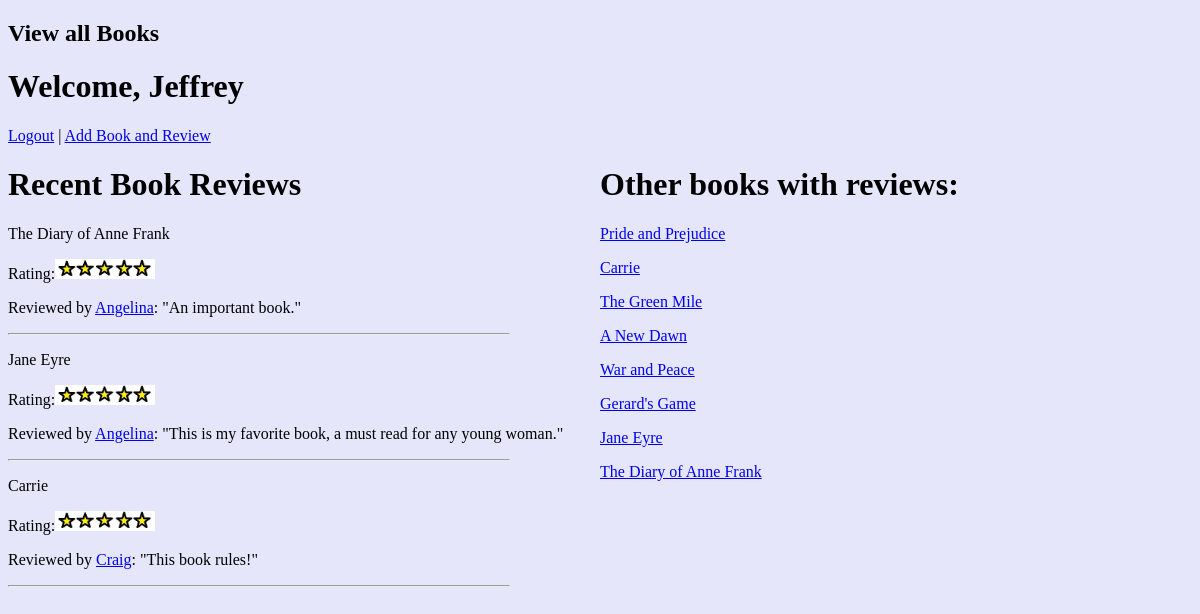
Screenshot of /books (signed in) with the database file from the repository.
### dojo_app/models.py (models this page shows)
class User(models.Model):
    first_name = models.CharField(max_length=255)
    alias = models.CharField(max_length=255)
    email = models.EmailField(max_length=255)
    password = models.CharField(max_length=255)
    updated_at = models.DateTimeField(auto_now=True)
    created_at = models.DateTimeField(auto_now_add = True)
    objects = UserManager()

class Review(models.Model):
    user = models.ForeignKey(User, related_name="reviews", on_delete = models.CASCADE)
    book = models.ForeignKey(Book, related_name="book_reviews", on_delete = models.CASCADE)
    review = models.TextField()
    rating = models.CharField(max_length=10)
    created_at = models.DateTimeField(auto_now_add = True)
    updated_at = models.DateTimeField(auto_now=True)
    objects = ReviewManager()

class Book(models.Model):
    title = models.CharField(max_length= 255)
    author = models.CharField(max_length=255)
    created_at = models.DateTimeField(auto_now_add=True)
    updated_at = models.DateTimeField(auto_now=True)
    objects = BookManager()

### dojo_app/views.py (the view)
# urls.py: path('books', views.success),
def success(request):
    if 'user_id' not in request.session:
        return redirect('/')
    this_user = User.objects.filter(id = request.session['user_id'])
    all_users= User.objects.all()
    all_books=Book.objects.all()
    recent_reviews=Review.objects.all().order_by("-created_at")
    recent_three=[recent_reviews[0],recent_reviews[1], recent_reviews[2]]
    context = {
        "current_user" : this_user[0], #grabs from session rather than database to prevent refreshing into login
        "all_users": all_users,
        "all_books": all_books,
        "recent_three":recent_three,#changed to be recent reviews, not books
        }
    return render(request, "success.html", context)

### dojo_app/templates/success.html (shortened to what this page needs)
<!DOCTYPE html>
<html lang = "en">
<head>
    {% load static %}
    <link rel="stylesheet" href="{% static 'background-color.css' %}">
</head>
<body>
    {% load staticfiles %}
    <header id="add-header">
        <h2>View all Books</h2>
        <h1 id="welcome-add">Welcome, {{ current_user.first_name }}</h1>
        <a id = "logout-add" href="/logout">Logout</a> | <a id = "logout-add" href="/books/add">Add Book and Review</a>
    </header>
    <div id="all-books-container">
        <div id="current-book">
            <h1>Recent Book Reviews</h1>
            {% for item in recent_three %}
                <p> {{ item.book.title }} </p>
                    {% if item.rating == "5" %}
                        Rating:<img src="{% static 'five-stars.jpg' %}" alt="5-star" class="image">
                    {% elif item.rating == "4" %}
                        Rating:<img src="{% static 'four-stars.jpg' %}" alt="4-star" class="image">
                    {% elif item.rating == "3" %}
                        Rating:<img src="{% static 'three-stars.jpg' %}" alt="3-star" class="image">
                    {% elif item.rating == "2" %}
                        Rating:<img src="{% static 'two-stars.jpg' %}" alt="2-star" class="image">
                    {% elif item.rating == "1" %}
                        Rating:<img src="{% static 'one-star.jpg' %}" alt="1-star" class="image">
                    {% endif %}
                <p>Reviewed by <a href = "/users/{{ item.user.id }}">{{ item.user.first_name }}</a>: "{{ item.review }}" </p>
                <hr>
            {% endfor %}
        </div>
        <div id="users-view">
            <h1>Other books with reviews:</h1>
                {% for book in all_books %}
                    <p><a href="/books/{{ book.id }}">{{ book.title }}</a></p>
                {% endfor %}
        </div>
    </div>
    <br><br>
</body>
</html>

### dojo_app/static/background-color.css (style rules this page uses)
body { background-color: lavender; }
#all-books-container { display: flex; }
#current-book { flex: 1; }
#users-view { flex: 1; }
hr { margin-left: 0px; padding-left: 0px; width: 500px; }
.image { width: 100px; height: 20px; }

### rows the page displays
User: first_name "Jeffrey"
Review: book "The Diary of Anne Frank", user.first_name "Angelina", review "An important book."
Review: book "Jane Eyre", user.first_name "Angelina", review "This is my favorite book, a must read for any young woman."
Review: book "Carrie", user.first_name "Craig", review "This book rules!"
Book: title "Pride and Prejudice"
Book: title "Carrie"
Book: title "The Green Mile"
Book: title "A New Dawn"
Book: title "War and Peace"
Book: title "Gerard's Game"
Book: title "Jane Eyre"
Book: title "The Diary of Anne Frank"
